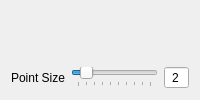
      <widget class="QWidget" name="tab_5">
       <attribute name="title">
        <string>3D Denoised</string>
       </attribute>
       <layout class="QGridLayout" name="gridLayout_6">
        <item row="0" column="0" colspan="3">
         <widget class="QVTKWidget" name="qvtkDenoised" native="true"/>
        </item>
        <item row="2" column="0">
         <widget class="QLabel" name="label_15">
          <property name="text">
           <string>Point Size</string>
          </property>
          <property name="buddy">
           <cstring>pSlider2</cstring>
          </property>
         </widget>
        </item>
        <item row="2" column="1">
         <widget class="QSlider" name="pSlider2">
          <property name="minimum">
           <number>1</number>
          </property>
          <property name="maximum">
           <number>10</number>
          </property>
          <property name="value">
           <number>2</number>
          </property>
          <property name="orientation">
           <enum>Qt::Horizontal</enum>
          </property>
          <property name="tickPosition">
           <enum>QSlider::TicksBelow</enum>
          </property>
          <property name="tickInterval">
           <number>1</number>
          </property>
         </widget>
        </item>
        <item row="2" column="2">
         <widget class="QSpinBox" name="cloudSize2">
          <property name="alignment">
           <set>Qt::AlignCenter</set>
          </property>
          <property name="readOnly">
           <bool>true</bool>
          </property>
          <property name="buttonSymbols">
           <enum>QAbstractSpinBox::NoButtons</enum>
          </property>
          <property name="minimum">
           <number>1</number>
          </property>
          <property name="maximum">
           <number>10</number>
          </property>
          <property name="value">
           <number>2</number>
          </property>
         </widget>
        </item>
       </layout>
      </widget>
